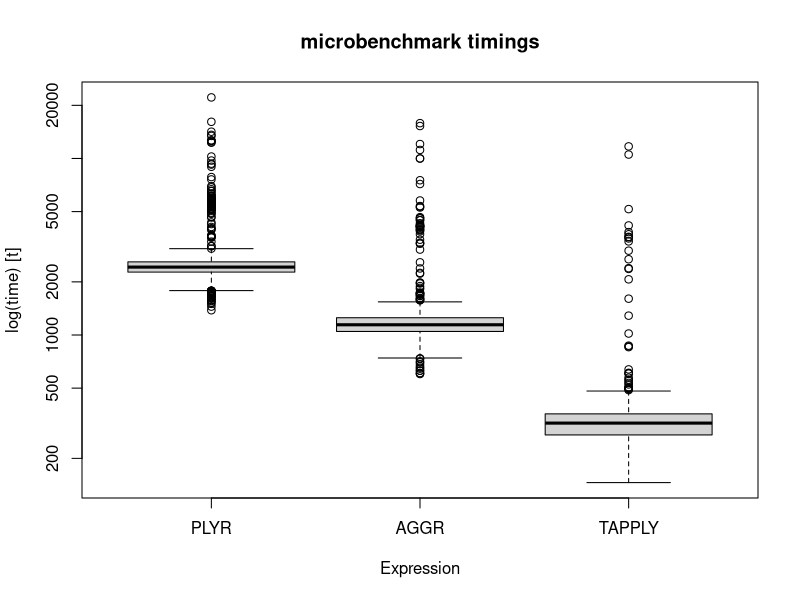
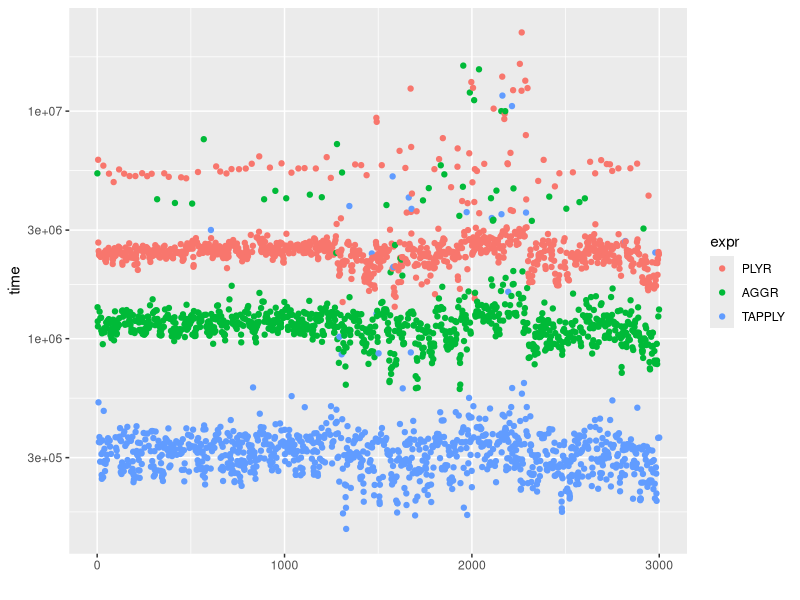

The R script that drew these images, in order:
# =============================================================================
#
# This script is a sample to illustrate microbenchmarking in R.
# Reference : http://trinkerrstuff.wordpress.com/2012/04/28/microbenchmarking-with/
#
# =============================================================================


library(microbenchmark); library(plyr) 
op <- microbenchmark(
    PLYR=ddply(mtcars, .(cyl, gear), summarise, 
               output = mean(hp)),
    AGGR=aggregate(hp ~ cyl + gear, mtcars, mean),
    TAPPLY = tapply(mtcars$hp, interaction(mtcars$cyl, 
                                           mtcars$gear), mean),
    times=1000L)

#standard data frame of the output
print(op) 

#boxplot of output
boxplot(op) 

#nice log plot of the output
library(ggplot2) 
qplot(y=time, data=op, colour=expr) + scale_y_log10()
